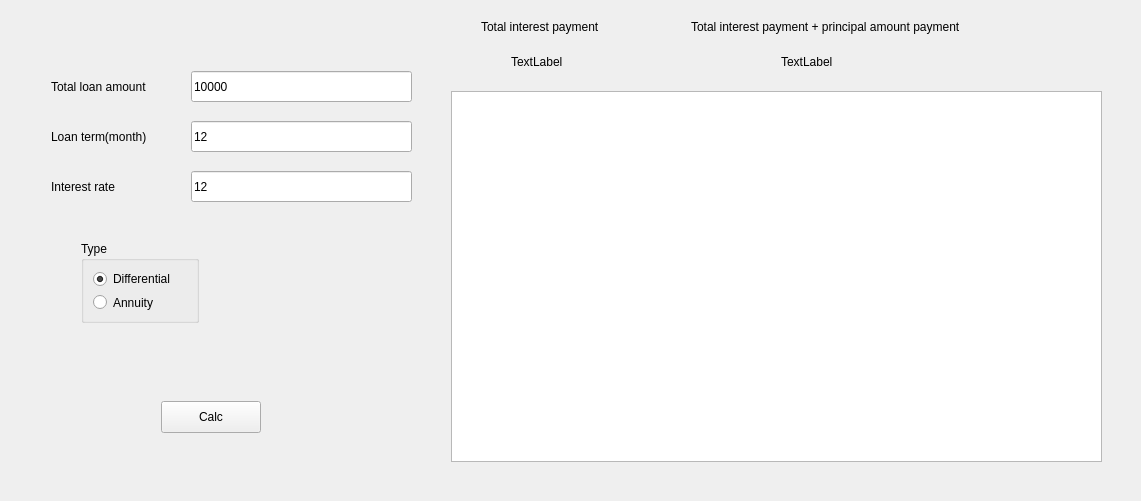
<?xml version="1.0" encoding="UTF-8"?>
<ui version="4.0">
 <class>Credit</class>
 <widget class="QWidget" name="Credit">
  <property name="geometry">
   <rect>
    <x>0</x>
    <y>0</y>
    <width>1141</width>
    <height>501</height>
   </rect>
  </property>
  <property name="windowTitle">
   <string>Form</string>
  </property>
  <layout class="QGridLayout" name="gridLayout">
   <item row="0" column="0">
    <widget class="QWidget" name="widget" native="true">
     <widget class="QLabel" name="l_loan_amount">
      <property name="geometry">
       <rect>
        <x>40</x>
        <y>60</y>
        <width>151</width>
        <height>31</height>
       </rect>
      </property>
      <property name="styleSheet">
       <string notr="true"/>
      </property>
      <property name="text">
       <string>Total loan amount</string>
      </property>
     </widget>
     <widget class="QLabel" name="l_loan_term">
      <property name="geometry">
       <rect>
        <x>40</x>
        <y>110</y>
        <width>151</width>
        <height>31</height>
       </rect>
      </property>
      <property name="styleSheet">
       <string notr="true"/>
      </property>
      <property name="text">
       <string>Loan term(month)</string>
      </property>
     </widget>
     <widget class="QLabel" name="l_interest_rate">
      <property name="geometry">
       <rect>
        <x>40</x>
        <y>160</y>
        <width>151</width>
        <height>31</height>
       </rect>
      </property>
      <property name="styleSheet">
       <string notr="true"/>
      </property>
      <property name="text">
       <string>Interest rate</string>
      </property>
     </widget>
     <widget class="QLineEdit" name="le_loan_amount">
      <property name="geometry">
       <rect>
        <x>180</x>
        <y>60</y>
        <width>221</width>
        <height>31</height>
       </rect>
      </property>
      <property name="text">
       <string>10000</string>
      </property>
     </widget>
     <widget class="QLineEdit" name="le_loan_term">
      <property name="geometry">
       <rect>
        <x>180</x>
        <y>110</y>
        <width>221</width>
        <height>31</height>
       </rect>
      </property>
      <property name="text">
       <string>12</string>
      </property>
     </widget>
     <widget class="QLineEdit" name="le_interest_rate">
      <property name="geometry">
       <rect>
        <x>180</x>
        <y>160</y>
        <width>221</width>
        <height>31</height>
       </rect>
      </property>
      <property name="text">
       <string>12</string>
      </property>
     </widget>
     <widget class="QPushButton" name="calculate">
      <property name="geometry">
       <rect>
        <x>150</x>
        <y>390</y>
        <width>100</width>
        <height>32</height>
       </rect>
      </property>
      <property name="text">
       <string>Calc</string>
      </property>
     </widget>
     <widget class="QGroupBox" name="groupBox">
      <property name="geometry">
       <rect>
        <x>70</x>
        <y>230</y>
        <width>118</width>
        <height>82</height>
       </rect>
      </property>
      <property name="title">
       <string>Type</string>
      </property>
      <layout class="QVBoxLayout" name="verticalLayout">
       <item>
        <widget class="QRadioButton" name="Differential">
         <property name="text">
          <string>Differential</string>
         </property>
         <property name="checked">
          <bool>true</bool>
         </property>
        </widget>
       </item>
       <item>
        <widget class="QRadioButton" name="Annuity">
         <property name="text">
          <string>Annuity</string>
         </property>
        </widget>
       </item>
      </layout>
     </widget>
     <widget class="QTableWidget" name="tableWidget">
      <property name="geometry">
       <rect>
        <x>440</x>
        <y>80</y>
        <width>651</width>
        <height>371</height>
       </rect>
      </property>
     </widget>
     <widget class="QLabel" name="l_tip">
      <property name="geometry">
       <rect>
        <x>500</x>
        <y>30</y>
        <width>161</width>
        <height>41</height>
       </rect>
      </property>
      <property name="text">
       <string>TextLabel</string>
      </property>
     </widget>
     <widget class="QLabel" name="l_tip_plus_pap">
      <property name="geometry">
       <rect>
        <x>770</x>
        <y>30</y>
        <width>161</width>
        <height>41</height>
       </rect>
      </property>
      <property name="text">
       <string>TextLabel</string>
      </property>
     </widget>
     <widget class="QLabel" name="l_name_tip">
      <property name="geometry">
       <rect>
        <x>470</x>
        <y>0</y>
        <width>151</width>
        <height>31</height>
       </rect>
      </property>
      <property name="styleSheet">
       <string notr="true"/>
      </property>
      <property name="text">
       <string>Total interest payment</string>
      </property>
     </widget>
     <widget class="QLabel" name="l_name_tip_plus_pap">
      <property name="geometry">
       <rect>
        <x>680</x>
        <y>0</y>
        <width>321</width>
        <height>31</height>
       </rect>
      </property>
      <property name="styleSheet">
       <string notr="true"/>
      </property>
      <property name="text">
       <string>Total interest payment + principal amount payment</string>
      </property>
     </widget>
    </widget>
   </item>
  </layout>
 </widget>
 <resources/>
 <connections/>
</ui>
